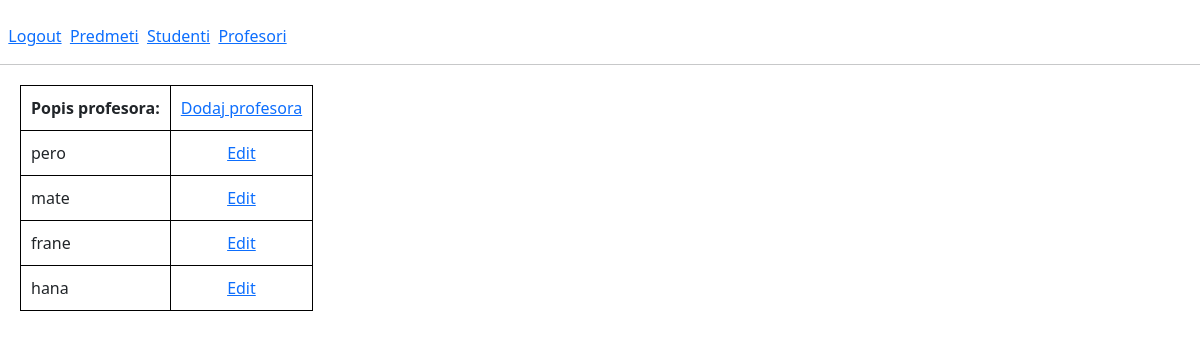
The app's page /profesors/ (signed in) with its own data.
### app/models.py (models this page shows, shortened)
class Korisnici(AbstractUser):
    STATUS=(('none','None'),('redovni','redovni'),('izvanredni','izvanredni'))
    status=models.CharField(max_length=50, choices=STATUS)
    role=models.ForeignKey(Uloge, on_delete=models.CASCADE, null=True)

### app/decorators.py (the view)
    def wrap(request, *args, **kwargs):
        user = Korisnici.objects.get(pk=request.user.pk)
        if user.role_id == 1 and user.is_authenticated and user.is_active:
            return function(request, *args, **kwargs)
        else:
            raise PermissionDenied

### app/views.py (called while the page is built)
@admin_required
def profesors(request):
    profesors = Korisnici.objects.all().filter(role_id=2)
    return render(request, 'profesors.html', {'profesors': profesors})

### app/templates/profesors.html
{% extends 'home_admin.html' %}
{% block profesors %}
<table>
    <tr>
      <th>Popis profesora:</th>
      <td><a href="{% url 'add_profesor'%}">Dodaj profesora</a></td>
    </tr>
    {% for profesor in profesors %}
    <tr>
      <td>{{ profesor.username }}</td>
      <td style="text-align: center;"><a href="{% url 'edit_profesor' profesor.pk %}">Edit</a></td>
    </tr>
    {% endfor %}
</table>
{% endblock %}

### app/templates/base.html (style rules this page uses)
html, body { height: 100%; }
table { margin: 20px; }
table,th,td { border: 1px solid black; padding: 10px; }

### records on screen
Korisnici: username "pero"
Korisnici: username "mate"
Korisnici: username "frane"
Korisnici: username "hana"
